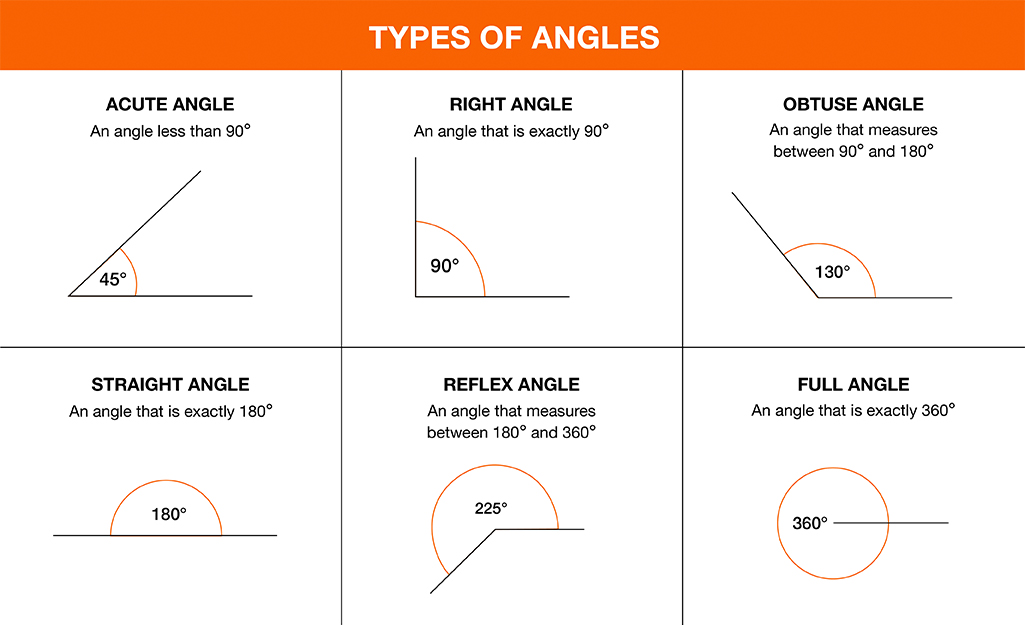
#> input picture python/tesseract_opencv_samples/how-to-measure-angles.jpg, 1025 x 625 px
$ python -i UtilsService.py   (imports and definitions only)
#> lines starting #> are read from the running program, lines starting #| are printed output that depends on the picture; after the words box and inside, x2 and y2 are one past the last pixel; in counts of white or black regions, pixels touching at a corner belong together
#> further down, picture is the input picture: shape (625, 1025, 3); mean B, G, R 221.1, 231.6, 248.2
import cv2
import numpy as np

class UtilService:

    def getContours(self,img,cThr=[100,100],showcanny=False,minArea=1000,filter=0,draw=False):
#> called with showcanny = False, minArea = 1000, filter = 0, draw = False
        imgGray = cv2.cvtColor(img,cv2.COLOR_BGR2GRAY)
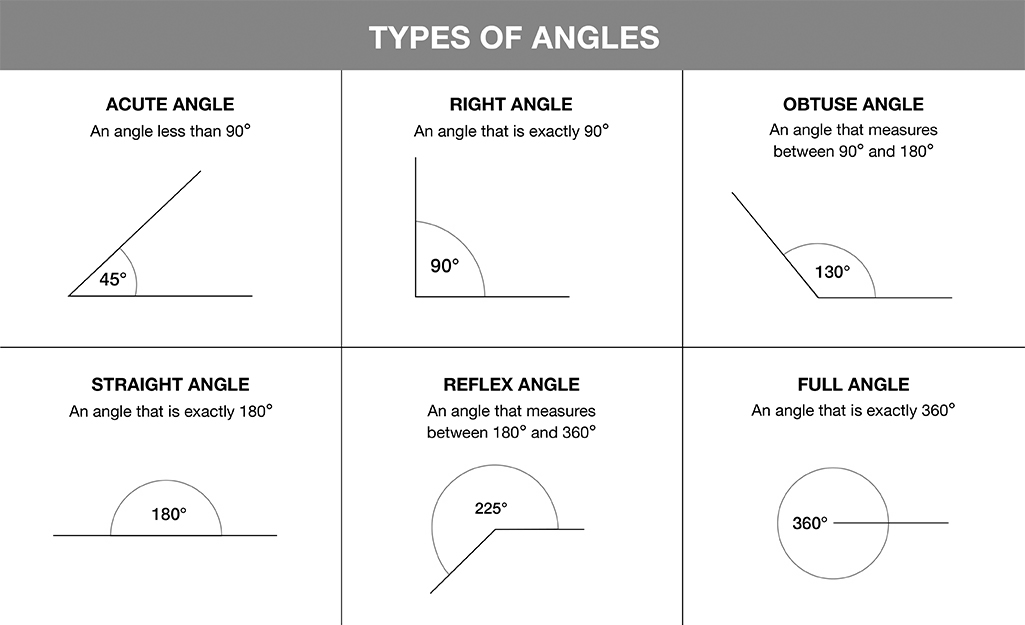
#> imgGray: shape (625, 1025); min 0, max 255, mean 235.4
        imgBlur = cv2.GaussianBlur(imgGray,(5,5),1)
        imgCany = cv2.Canny(imgBlur,cThr[0],cThr[1])
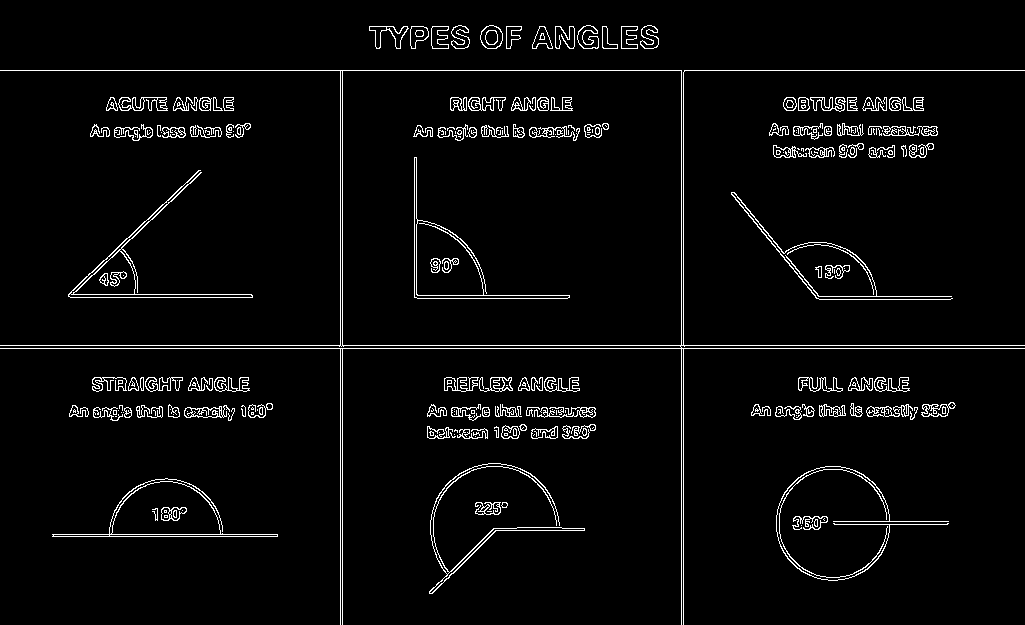
#> imgCany: shape (625, 1025); 3.7% white in thin lines or dots
        kernel = np.ones((5,5))
        imgDial = cv2.dilate(imgCany,kernel,iterations=3)
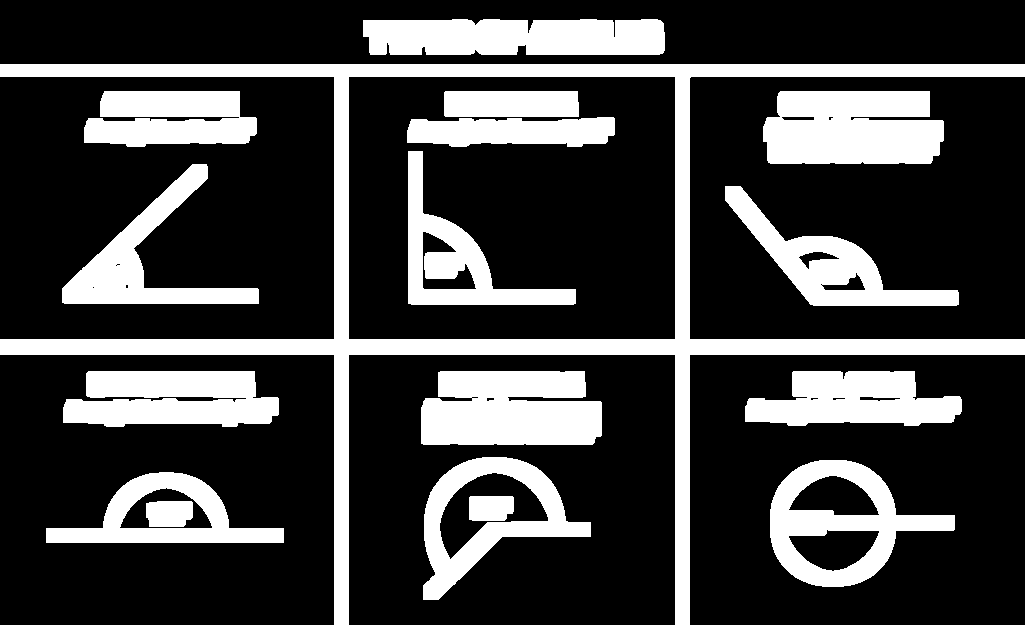
#> imgDial: shape (625, 1025); 25.7% white; 17 white regions, largest, box (x1, y1, x2, y2) and area: (0, 64, 1025, 625) 45686, (421, 371, 602, 445) 11957, (763, 91, 944, 164) 11838
        imgThr = cv2.erode(imgDial,kernel,iterations=2)
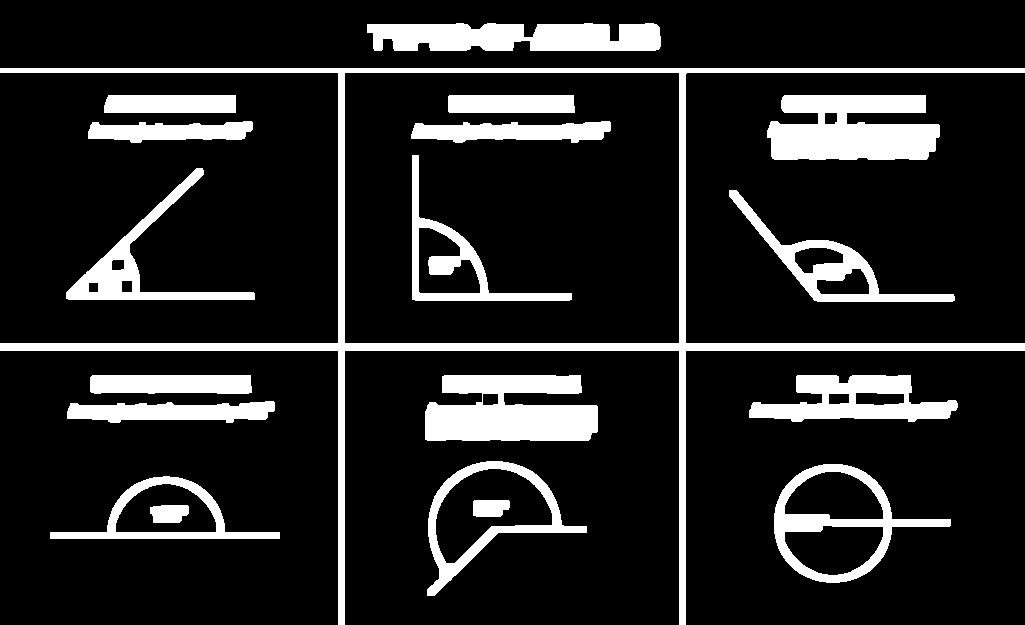
#> imgThr: shape (625, 1025); 14.5% white; 19 white regions
        if showcanny: cv2.imshow('canny', imgThr)
        contours,hierchy = cv2.findContours(imgThr,cv2.RETR_EXTERNAL,cv2.CHAIN_APPROX_SIMPLE)
#> contours = 14 contours; largest, box (x1, y1, x2, y2) and area: (0, 68, 1025, 625) 108594, (774, 464, 951, 583) 11535, (427, 461, 587, 596) 9909, (425, 375, 598, 441) 8625, (767, 95, 940, 160) 8527
        finalContours = []
        for i in contours:
            area = cv2.contourArea(i)
            if area > minArea:
                peri = cv2.arcLength(i,True)
                approx = cv2.approxPolyDP(i,0.02*peri,True)
                bbox = cv2.boundingRect(approx)
                if filter > 0:
                    if len(approx) == filter:
                        finalContours.append([len(approx),area,approx,bbox,i])
                else:
                    finalContours.append([len(approx),area,approx,bbox,i])
#> this loop made 14 passes
#> (area, peri, approx, bbox) on passes 4, 7, 10, 12: (3041, 465.7, [[274, 402], [70, 403], [67, 418], [265, 419]], (67, 402, 208, 18)), (2770, 356.1, [[90, 377], [94, 393], [251, 392], [250, 375]], (90, 375, 162, 19)), (2367.5, 374.7, [[252, 122], [92, 122], [88, 138], [241, 139]], (88, 122, 165, 18)), (2206, 293.7, [[104, 112], [235, 112], [235, 95], [108, 95]], (104, 95, 132, 18))
#> (area, peri, bbox) on passes 1, 2, 3, 5, 6, 8: (6542, 542.2, (50, 476, 230, 63)), (11535, 509.5, (774, 464, 177, 119)), (9909, 514.3, (427, 466, 160, 130)), (5876, 579.9, (749, 375, 209, 47)), (8625, 708.9, (425, 375, 173, 66)), (5670, 581.2, (729, 190, 226, 111))
#> after the loop, finalContours = 14 items

        finalContours = sorted(finalContours,key = lambda x:x[1],reverse=True)
        if draw:
            for con in finalContours:
                cv2.drawContours(img,con[4],-1,(0,0,255),3)

        return img, finalContours


    def reorder(self,myPoints):
        print(myPoints.shape)
        myPointsNew = np.zeros_like(myPoints)
        myPoints = myPoints.reshape((4, 2))
        add = myPoints.sum(1)
        myPointsNew[0] = myPoints[np.argmin(add)]
        myPointsNew[3] = myPoints[np.argmax(add)]
        diff = np.diff(myPoints, axis=1)
        myPointsNew[1] = myPoints[np.argmin(diff)]
        myPointsNew[2] = myPoints[np.argmax(diff)]
        return myPointsNew

    def warpImg(self,img,points,w,h,pad=20):
        points = self.reorder(points)
        pts1 = np.float32(points)
        pts2 = np.float32([[0,0],[w,0],[0,h ],[w,h]])
        matrix = cv2.getPerspectiveTransform(pts1,pts2)
        imgWarp =  cv2.warpPerspective(img,matrix,(w,h))
        imgWarp = imgWarp[pad:imgWarp.shape[0] - pad, pad:imgWarp.shape[1] - pad]
        return imgWarp


    def findDis(pts1,pts2):
       return ((pts2[0]-pts1[0])**2 + (pts2[1]-pts1[1])**2)**0.5

>>> import cv2
>>> picture = cv2.imread('../how-to-measure-angles.jpg')
>>> result = UtilService().getContours(picture)
